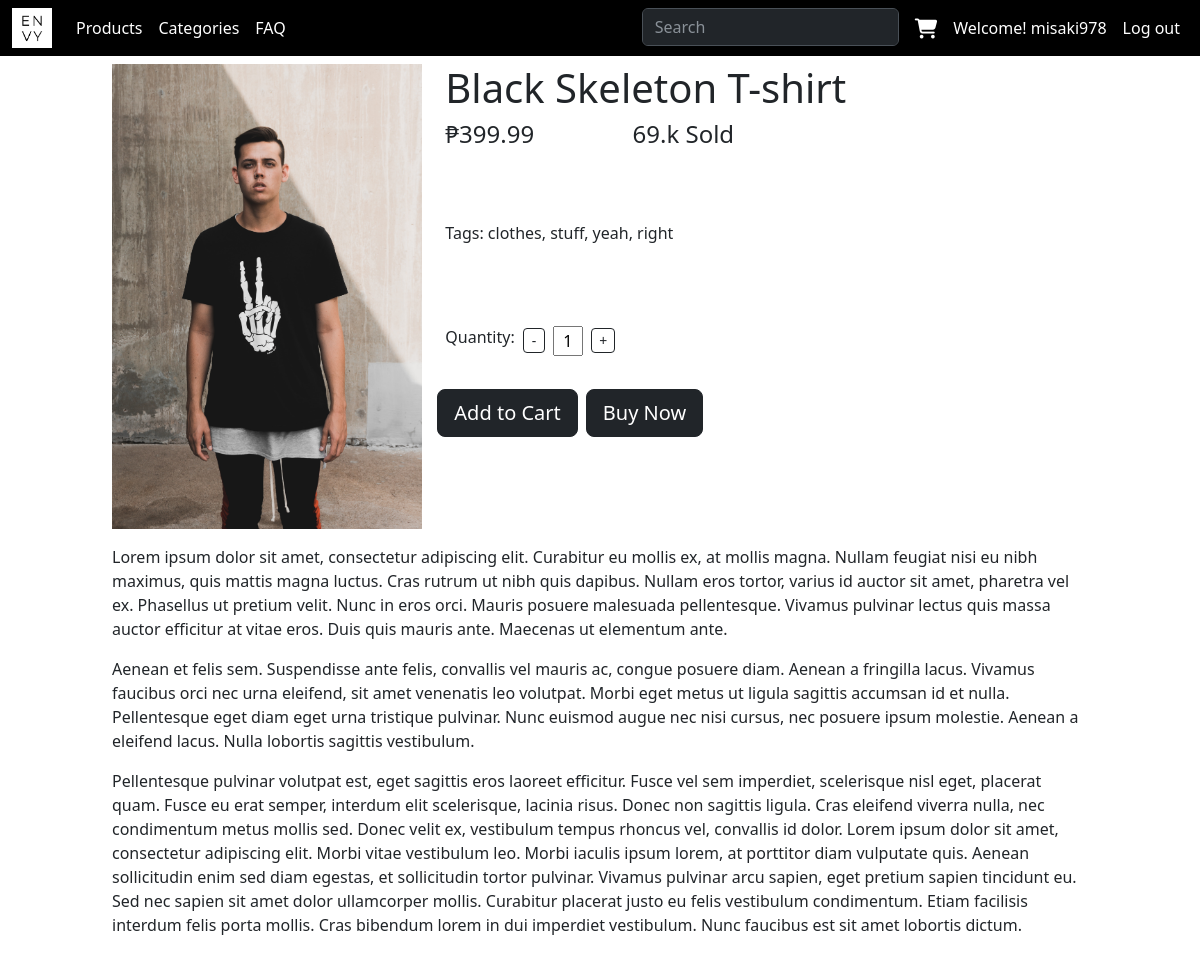
The app's page /product/1 (signed in) with its own data.
### home/models.py (models this page shows, shortened)
class Product(models.Model):
    product_name = models.CharField(max_length=600)
    product_image = models.ImageField(upload_to='items/', default='static/items/red_dress.jpg')
    description = models.TextField()
    price = models.FloatField()

### home/views.py (the view)
# urls.py: path('product/<int:id>', views.product_page, name='product_page'),
def product_page(request, id):
    product = get_object_or_404(Product, id=id)
    return render(request, "home/product_page.html", {"product": product})

### home/templates/home/product_page.html (shortened to what this page needs)
{% extends "home/base.html" %} {%block script%} {%load static%}
{%endblock%} {% block content%}
<div
  class="bg-white mx-auto position-relative"
  style="width: 1200px; height: 5000"
>
  <div class="container" style="width: 1000px">
    <div class="row">
      <div class="col-4 md-4 mt-2">
        <image src="{{product.product_image.url}}" style="width: 310px"></image>
      </div>
      <div class="col-6 md-4 mt-2">
        <h1 class="">{{product.product_name}}</h1>
        <div class="d-flex justify-content-around position-relative">
          <h4 class="position-absolute start-0">₱{{product.price}}</h4>
          <h4>69.k Sold</h4>
        </div>
        <div class="row row-cols-lg-auto g-3 align-items-center mt-5">
          <p class="col-12">Tags: clothes, stuff, yeah, right</p>
        </div>
        <div class="row row-cols-lg-auto g-3 align-items-center mt-5">
          <p class="col-12">Quantity:</p>
          <button
            type="button"
            class="col-12 btn btn-outline-dark btn-sm mb-2"
            style="padding-top: 1px; padding-bottom: 1px"
            onclick="decrementButton()"
          >
            -
          </button>
          <input
            type="text"
            name="quantity_input"
            class="mb-2 mx-2"
            id="quantity"
            value="1"
            style="width: 30px"
          />
          <button
            type="button"
            class="col-12 btn btn-outline-dark btn-sm mb-2"
            style="padding: 1px 7px"
            onclick="incrementButton()"
          >
            +
          </button>
        </div>
        <div class="row row-cols-lg-auto g-3 align-items-center mt-2">
          <button id='add_to_cart' type="button" class="btn btn-dark btn-lg me-2">
            Add to Cart
          </button>
          <button type="button" class="btn btn-dark btn-lg">Buy Now</button>
        </div>
      </div>
      <div class="col-12 md-4">
        <p>{{product.description | linebreaks}}</p>
      </div>
    </div>
  </div>
</div>
{% endblock %}

### home/templates/home/base.html (shortened to what this page needs)
<!DOCTYPE html>
<html lang="en">
  <head>
    {%block script%} {%endblock%}{% load static %}
    <link
      href="https://cdn.jsdelivr.net/npm/bootstrap@5.3.0/dist/css/bootstrap.min.css"
      rel="stylesheet"
    />
    <link
      rel="stylesheet"
      href="https://cdnjs.cloudflare.com/ajax/libs/font-awesome/6.4.0/css/all.min.css"
    />
  </head>
  <body class="px-50">
    <nav
      class="navbar navbar-expand-lg bg-black fixed-top"
      data-bs-theme="dark"
    >
      <div class="container-fluid">
        <ul class="navbar-nav" data-bs-theme="dark">
          <li class="nav-item">
            <a class="navbar-brand" href="/">
              <img
                src="{% static 'envy_white.png' %}"
                width="40"
                height="40"
                alt="Envy Logo"
              />
            </a>
          </li>
          <li class="nav-item">
            <a class="nav-link" aria-current="page" href="#">Products</a>
          </li>
          <li class="nav-item">
            <a class="nav-link" href="#">Categories</a>
          </li>
          <li class="nav-item">
            <a class="nav-link" href="/faq">FAQ</a>
          </li>
        </ul>
        <ul class="navbar-nav d-flex">
          <li class="nav-item">
            <form class="d-flex" role="search">
              <input
                class="form-control me-2"
                type="search"
                placeholder="Search"
                aria-label="Search"
              />
            </form>
          </li>
          <li class="nav-item">
            <a class="nav-link" href="/cart">
              <i
                class="fa-solid fa-lg fa-cart-shopping"
                style="color: #ffffff"
              ></i>
            </a>
          </li>
          {% if request.user.is_authenticated %}
          <li class="nav-item">
            <a class="nav-link" href="/login"
              >Welcome! {{request.user.username}}</a
            >
          </li>
          <li class="nav-item">
            <a class="nav-link" href="{% url 'logout' %}">Log out</a>
          </li>
          {% endif %}
        </ul>
      </div>
    </nav>
    {% block content%} {% endblock %}
  </body>
</html>

### home/templates/home/base.html (style rules this page uses)
body { background: #f6f6f6; padding-top: 56px; }
.nav-link { color: white; }

### records on screen
Product: product_image (picture), product_name "Black Skeleton T-shirt", price "399.99", description "Lorem ipsum dolor sit amet, consectetur adipiscing elit. Curabitur eu mollis ex, at mollis magna. Nullam feugiat nisi eu nibh maximus, quis mattis magna luctus. Cras rutrum ut nibh quis dapibus. Nullam eros tortor, varius id auctor sit amet, pharetra vel ex. Phasellus ut pretium velit. Nunc in eros orci. Mauris posuere malesuada pellentesque. Vivamus pulvinar lectus quis massa auctor efficitur at vitae eros. Duis quis mauris ante. Maecenas ut elementum ante. Aenean et felis sem. Suspendisse ante felis, convallis vel mauris ac, congue posuere diam. Aenean a fringilla lacus. Vivamus faucibus orci nec urna eleifend, sit amet venenatis leo volutpat. Morbi eget metus ut ligula sagittis accumsan…"

### other values on screen
{{ request.user.username }} "misaki978"
